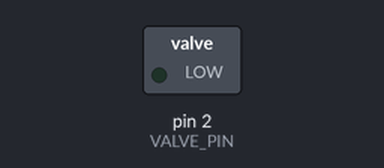
A sketch run on a simulated Arduino Uno, built with avr-gcc and run on an emulated ATmega328P. On the bench: switched loads named in the sketch (green lamp = pin HIGH). Random numbers use the default seed unless the sketch sets one; what the sketch prints to the serial monitor is not drawn.

Above: at 0.1 s.
At 26.8 s:
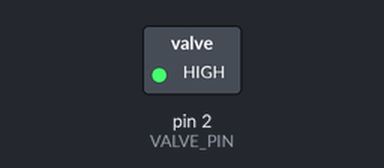
Timing chart, 0 to 40.0 s (numbered marks = the images above):
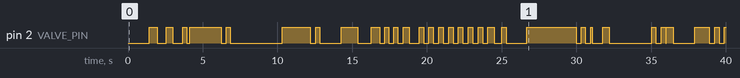

Measured:
- by itself, pin 2 (VALVE_PIN): LOW → HIGH at 1.4 s, → LOW 0.53 s later, → HIGH 0.60 s later, → LOW 0.46 s later, … (61 changes in this stretch)

The sketch:

BPA-Microcontroller.ino
```cpp
#define TARGET_PRESSURE_PIN 1 // gets signal representing target pressure
#define CURRENT_PRESSURE_PIN 4 // gets signal representing current pressure of the BPA
#define VALVE_PIN 2 // this pin sends pwm signal to valve for how open/closed it should be


#define VALVE_EQUALIBRIUM .5 // pressure stays the same when valve is open at this value


void setup() {
  Serial.begin(9600);
  while(!Serial);
  //Serial.println("BPA microcontroller test");


}

void loop() {
  static float targetPressure;
  static float lastTargetPressure = 0;
  if (digitalRead(TARGET_PRESSURE_PIN)) {
    lastTargetPressure = targetPressure;
    targetPressure = analogRead(TARGET_PRESSURE_PIN);
  }

  static float currentPressure = 0;

  static float valveOpen = .5; // 0 = closed, 1 = open, .5 = halway closed/open


  if (currentPressure < targetPressure) {
    valveOpen += .1;
  }

  else if (currentPressure > targetPressure) {
    valveOpen -= .1;
  }

  else {
    valveOpen = VALVE_EQUALIBRIUM;
  }


  if (valveOpen > 1) valveOpen = 1;
  if (valveOpen < 0) valveOpen = 0;

  // ------------- // set valve open amount to valve

   analogWrite(VALVE_PIN, valveOpen * 255);

   Serial.print("current: "); Serial.print(currentPressure); Serial.print(" target: "); Serial.println(targetPressure);

  // -------------- // simulation

  currentPressure += (valveOpen - VALVE_EQUALIBRIUM) * 3;

  if (random(100) < 2) {
    targetPressure = random(200) - 100;
  }


}
```
